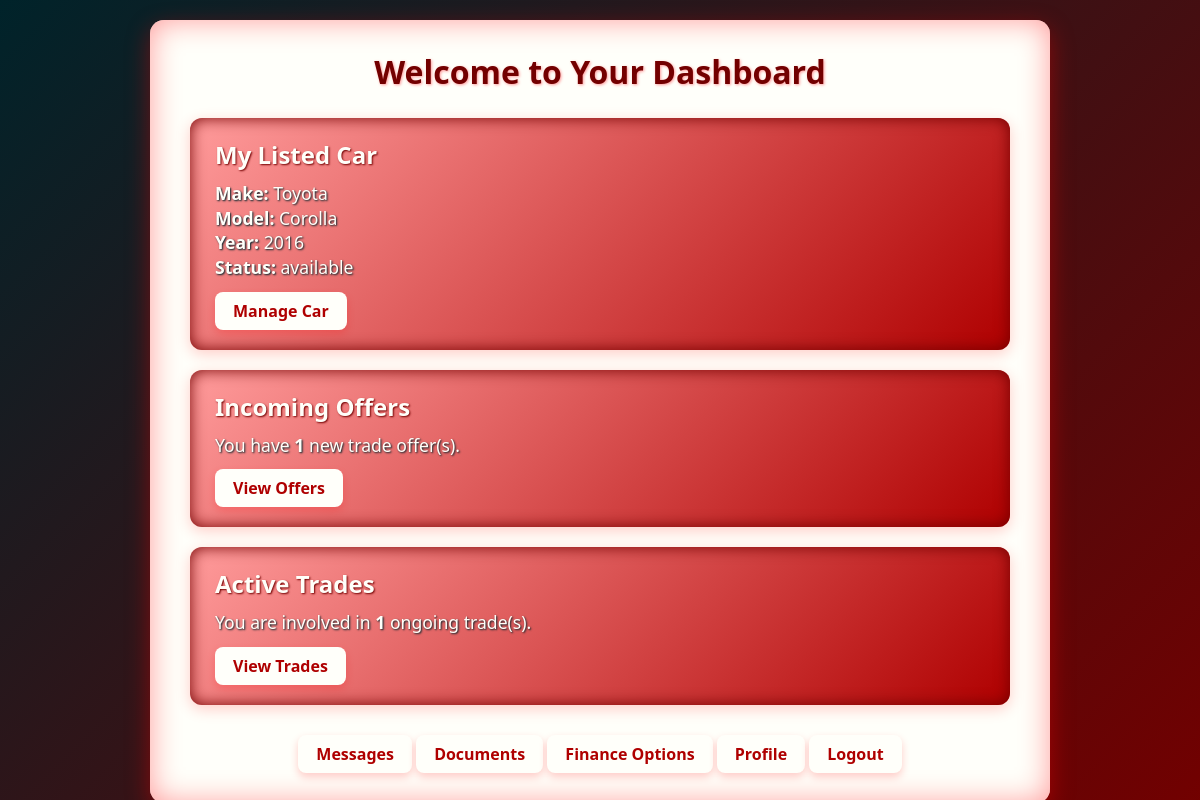
/user/dashboard.php (signed in), run on the app's committed database.
### tables this page shows
CREATE TABLE IF NOT EXISTS cars (
    id INT AUTO_INCREMENT PRIMARY KEY,
    owner_id INT NOT NULL,
    dealer_id INT DEFAULT NULL,
    make VARCHAR(50) NOT NULL,
    model VARCHAR(50) NOT NULL,
    year YEAR NOT NULL,
    car_condition ENUM('new','used','fair') NOT NULL,
    mileage INT DEFAULT 0,
    image VARCHAR(255),
    price DECIMAL(12,2) NOT NULL,
    description TEXT,
    status ENUM('available','traded','sold') DEFAULT 'available',
    is_approved TINYINT(1) DEFAULT 0,
    created_at TIMESTAMP DEFAULT CURRENT_TIMESTAMP,
    FOREIGN KEY (owner_id) REFERENCES users(id) ON DELETE CASCADE,
    FOREIGN KEY (dealer_id) REFERENCES dealers(id) ON DELETE SET NULL
);

### user/dashboard.php (the view, shortened to what this page needs)
<?php
require_once '../includes/db_connect.php';
$userId = $_SESSION['user_id'];
$carQuery = $conn->prepare("SELECT * FROM cars WHERE owner_id = ?");
$carQuery->bind_param("i", $userId);
$carQuery->execute();
$carResult = $carQuery->get_result();
$car = $carResult->fetch_assoc();
$offerQuery = $conn->prepare("SELECT COUNT(*) AS offer_count FROM offers WHERE dealer_id = ? AND status = 'Pending'");
$offerQuery->bind_param("i", $userId);
$offerQuery->execute();
$offerResult = $offerQuery->get_result();
$offerData = $offerResult->fetch_assoc();
$tradeQuery = $conn->prepare("SELECT COUNT(*) AS trade_count FROM trades WHERE (user_id = ? OR dealer_id = ?) AND status != 'Completed'");
$tradeQuery->bind_param("ii", $userId, $userId);
$tradeQuery->execute();
$tradeResult = $tradeQuery->get_result();
$tradeData = $tradeResult->fetch_assoc();
?>
<!DOCTYPE html>
<html lang="en">
<head>
</head>
<body>
  <div class="container" role="main" aria-label="User Dashboard">
    <h2>Welcome to Your Dashboard</h2>
    <section class="dashboard-card" tabindex="0" aria-labelledby="myCarHeading" aria-describedby="myCarDesc">
      <h3 id="myCarHeading">My Listed Car</h3>
      <?php if ($car): ?>
        <p id="myCarDesc"><strong>Make:</strong> <?= htmlspecialchars($car['make']) ?><br />
        <strong>Model:</strong> <?= htmlspecialchars($car['model']) ?><br />
        <strong>Year:</strong> <?= htmlspecialchars($car['year']) ?><br />
        <strong>Status:</strong> <?= htmlspecialchars($car['status']) ?></p>
        <a href="my_car.php" class="nav-link" aria-label="Manage your listed car">Manage Car</a>
      <?php else: ?>
        <p id="myCarDesc">You have not listed any car yet.</p>
        <a href="my_car.php" class="nav-link" aria-label="List your car">List My Car</a>
      <?php endif; ?>
    </section>
    <section class="dashboard-card" tabindex="0" aria-labelledby="incomingOffersHeading" aria-describedby="incomingOffersDesc">
      <h3 id="incomingOffersHeading">Incoming Offers</h3>
      <p id="incomingOffersDesc">You have <strong><?= $offerData['offer_count'] ?></strong> new trade offer(s).</p>
      <a href="trade_offers.php" class="nav-link" aria-label="View your incoming trade offers">View Offers</a>
    </section>
    <section class="dashboard-card" tabindex="0" aria-labelledby="activeTradesHeading" aria-describedby="activeTradesDesc">
      <h3 id="activeTradesHeading">Active Trades</h3>
      <p id="activeTradesDesc">You are involved in <strong><?= $tradeData['trade_count'] ?></strong> ongoing trade(s).</p>
      <a href="trades.php" class="nav-link" aria-label="View your active trades">View Trades</a>
    </section>
    <nav aria-label="User quick links" style="margin-top: 30px; text-align: center;">
      <a href="messages.php" class="nav-link" aria-label="View messages">Messages</a>
      <a href="documents.php" class="nav-link" aria-label="View documents">Documents</a>
      <a href="finance.php" class="nav-link" aria-label="View finance options">Finance Options</a>
      <a href="profile.php" class="nav-link" aria-label="View profile">Profile</a>
      <a href="logout.php" class="nav-link" aria-label="Logout">Logout</a>
    </nav>
  </div>
</body>
</html>

### user/dashboard.php (style rules this page uses)
:root { --red-primary: #FE0000; --red-dark: #AF0000; --red-soft: #FF9B9B; --red-deep: #730000; --whiteish: #FFFFFA; --blue-dark: #00232A; --shadow-light: rgba(254, 0, 0, 0.2); --shadow-medium: rgba(254, 0, 0, 0.4); --shadow-dark: rgba(175, 0, 0, 0.5); }
* { margin: 0; padding: 0; box-sizing: border-box; }
body { font-family: 'Segoe UI', Tahoma, Geneva, Verdana, sans-serif; background: linear-gradient(135deg, var(--blue-dark), var(--red-deep)); color: var(--whiteish); min-height: 100vh; display: flex; justify-content: center; align-items: flex-start; padding: 20px; }
.container { background: var(--whiteish); color: var(--blue-dark); max-width: 900px; width: 100%; border-radius: 14px; padding: 30px 40px; box-shadow: 0 8px 24px var(--shadow-medium), inset 0 0 30px var(--red-soft); transition: box-shadow 0.3s ease; }
h2 { font-weight: 700; font-size: 2rem; margin-bottom: 25px; text-align: center; color: var(--red-deep); text-shadow: 1px 1px 3px var(--red-soft); }
.dashboard-card { background: linear-gradient(135deg, var(--red-soft), var(--red-dark)); padding: 20px 25px; margin-bottom: 20px; border-radius: 12px; box-shadow: 0 4px 15px var(--shadow-light), inset 0 0 15px var(--red-deep); transition: transform 0.3s ease, box-shadow 0.3s ease; }
.dashboard-card h3 { font-size: 1.5rem; color: var(--whiteish); margin-bottom: 10px; font-weight: 700; text-shadow: 1px 1px 2px var(--red-deep); }
.dashboard-card p { font-size: 1.1rem; color: var(--whiteish); margin-bottom: 12px; text-shadow: 1px 1px 2px var(--blue-dark); line-height: 1.4; }
a.nav-link { display: inline-block; padding: 8px 18px; background: var(--whiteish); color: var(--red-dark); border-radius: 8px; font-weight: 600; text-decoration: none; box-shadow: 0 4px 8px var(--shadow-light); transition: background-color 0.3s ease, color 0.3s ease, box-shadow 0.3s ease; }

### data on the page
cars: make "Toyota", model "Corolla", year "2016", status "available"

### other printed values
$offerData['offer_count'] "1"
$tradeData['trade_count'] "1"
